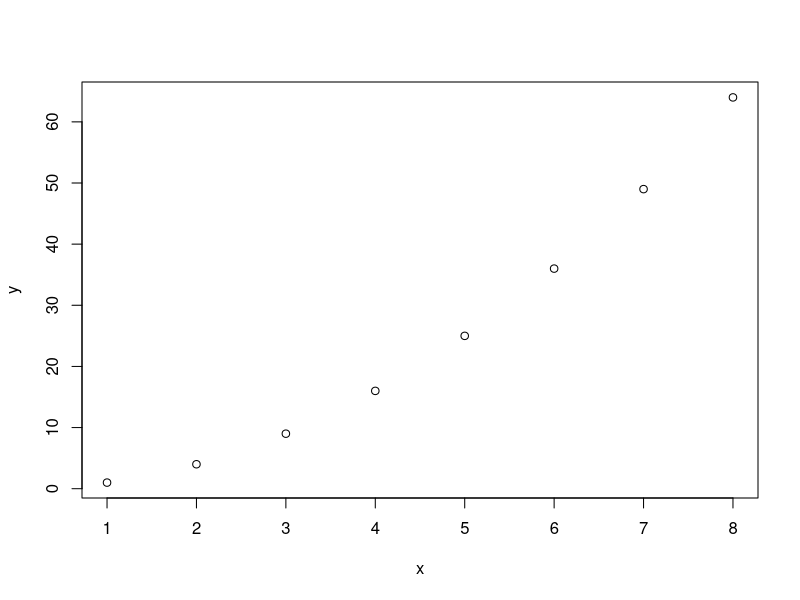

Here is the R script that generated this plot:
## ---- chunk 1
print("hello world")
## ---- chunk 2
x <- seq(1:8)
y <- x*x
plot(y~x)
## ---- chunk 3
mean_x <- mean(x)
mean_x
